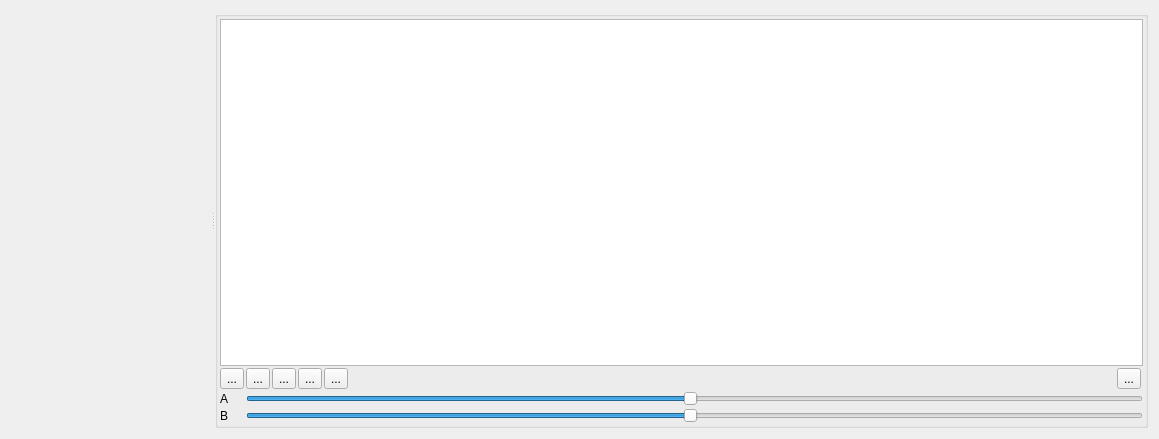
<?xml version="1.0" encoding="UTF-8"?>
<ui version="4.0">
 <class>DealView</class>
 <widget class="QWidget" name="DealView">
  <property name="geometry">
   <rect>
    <x>0</x>
    <y>0</y>
    <width>1159</width>
    <height>439</height>
   </rect>
  </property>
  <property name="windowTitle">
   <string>Form</string>
  </property>
  <layout class="QGridLayout" name="gridLayout_2">
   <item row="0" column="0">
    <widget class="QSplitter" name="splitter">
     <property name="orientation">
      <enum>Qt::Horizontal</enum>
     </property>
     <widget class="CVPictureView" name="cvpictureWidget" native="true">
      <property name="sizePolicy">
       <sizepolicy hsizetype="Preferred" vsizetype="Preferred">
        <horstretch>0</horstretch>
        <verstretch>0</verstretch>
       </sizepolicy>
      </property>
      <property name="minimumSize">
       <size>
        <width>200</width>
        <height>0</height>
       </size>
      </property>
     </widget>
     <widget class="QGroupBox" name="groupBox_2">
      <property name="sizePolicy">
       <sizepolicy hsizetype="Preferred" vsizetype="Preferred">
        <horstretch>2</horstretch>
        <verstretch>0</verstretch>
       </sizepolicy>
      </property>
      <property name="title">
       <string/>
      </property>
      <layout class="QGridLayout" name="gridLayout">
       <property name="leftMargin">
        <number>2</number>
       </property>
       <property name="topMargin">
        <number>2</number>
       </property>
       <property name="rightMargin">
        <number>2</number>
       </property>
       <property name="bottomMargin">
        <number>2</number>
       </property>
       <property name="spacing">
        <number>2</number>
       </property>
       <item row="5" column="1" colspan="7">
        <widget class="QSlider" name="horizontalSlider_2">
         <property name="minimum">
          <number>1</number>
         </property>
         <property name="maximum">
          <number>100</number>
         </property>
         <property name="value">
          <number>50</number>
         </property>
         <property name="orientation">
          <enum>Qt::Horizontal</enum>
         </property>
        </widget>
       </item>
       <item row="1" column="3">
        <widget class="QToolButton" name="btnRefresh">
         <property name="text">
          <string>...</string>
         </property>
         <property name="icon">
          <iconset resource="ai.qrc">
           <normaloff>:/icon/file_refresh.png</normaloff>:/icon/file_refresh.png</iconset>
         </property>
        </widget>
       </item>
       <item row="0" column="0" colspan="8">
        <widget class="QListWidget" name="listWidget">
         <property name="minimumSize">
          <size>
           <width>150</width>
           <height>0</height>
          </size>
         </property>
        </widget>
       </item>
       <item row="4" column="1" colspan="7">
        <widget class="QSlider" name="horizontalSlider">
         <property name="minimum">
          <number>1</number>
         </property>
         <property name="maximum">
          <number>100</number>
         </property>
         <property name="value">
          <number>50</number>
         </property>
         <property name="orientation">
          <enum>Qt::Horizontal</enum>
         </property>
        </widget>
       </item>
       <item row="1" column="4">
        <widget class="QToolButton" name="btnReset">
         <property name="text">
          <string>...</string>
         </property>
         <property name="icon">
          <iconset resource="ai.qrc">
           <normaloff>:/icon/reset.png</normaloff>:/icon/reset.png</iconset>
         </property>
        </widget>
       </item>
       <item row="1" column="0">
        <widget class="QToolButton" name="btnAddFromTree">
         <property name="text">
          <string>...</string>
         </property>
         <property name="arrowType">
          <enum>Qt::NoArrow</enum>
         </property>
        </widget>
       </item>
       <item row="1" column="2">
        <widget class="QToolButton" name="btnDel">
         <property name="text">
          <string>...</string>
         </property>
         <property name="icon">
          <iconset resource="ai.qrc">
           <normaloff>:/icon/file_del.png</normaloff>:/icon/file_del.png</iconset>
         </property>
        </widget>
       </item>
       <item row="1" column="1">
        <widget class="QToolButton" name="btnAdd">
         <property name="text">
          <string>...</string>
         </property>
         <property name="icon">
          <iconset resource="ai.qrc">
           <normaloff>:/icon/file_add.png</normaloff>:/icon/file_add.png</iconset>
         </property>
        </widget>
       </item>
       <item row="5" column="0">
        <widget class="QLabel" name="label_2">
         <property name="text">
          <string>B</string>
         </property>
        </widget>
       </item>
       <item row="4" column="0">
        <widget class="QLabel" name="label">
         <property name="sizePolicy">
          <sizepolicy hsizetype="Fixed" vsizetype="Preferred">
           <horstretch>0</horstretch>
           <verstretch>0</verstretch>
          </sizepolicy>
         </property>
         <property name="text">
          <string>A</string>
         </property>
        </widget>
       </item>
       <item row="1" column="6">
        <widget class="QToolButton" name="btnRun">
         <property name="text">
          <string>...</string>
         </property>
         <property name="icon">
          <iconset resource="ai.qrc">
           <normaloff>:/icon/run_opencv.png</normaloff>:/icon/run_opencv.png</iconset>
         </property>
        </widget>
       </item>
       <item row="1" column="5">
        <spacer name="horizontalSpacer">
         <property name="orientation">
          <enum>Qt::Horizontal</enum>
         </property>
         <property name="sizeHint" stdset="0">
          <size>
           <width>40</width>
           <height>20</height>
          </size>
         </property>
        </spacer>
       </item>
      </layout>
     </widget>
    </widget>
   </item>
  </layout>
 </widget>
 <customwidgets>
  <customwidget>
   <class>CVPictureView</class>
   <extends>QWidget</extends>
   <header>cvpictureview.h</header>
   <container>1</container>
  </customwidget>
 </customwidgets>
 <resources>
  <include location="ai.qrc"/>
 </resources>
 <connections/>
</ui>
